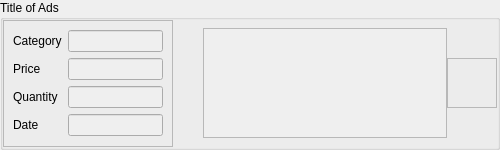
<?xml version="1.0" encoding="UTF-8"?>
<ui version="4.0">
 <class>Ads</class>
 <widget class="QWidget" name="Ads">
  <property name="geometry">
   <rect>
    <x>0</x>
    <y>0</y>
    <width>500</width>
    <height>150</height>
   </rect>
  </property>
  <property name="minimumSize">
   <size>
    <width>100</width>
    <height>150</height>
   </size>
  </property>
  <property name="maximumSize">
   <size>
    <width>16777215</width>
    <height>150</height>
   </size>
  </property>
  <property name="windowTitle">
   <string>Form</string>
  </property>
  <property name="styleSheet">
   <string notr="true"/>
  </property>
  <layout class="QHBoxLayout" name="horizontalLayout">
   <property name="spacing">
    <number>0</number>
   </property>
   <property name="leftMargin">
    <number>0</number>
   </property>
   <property name="topMargin">
    <number>0</number>
   </property>
   <property name="rightMargin">
    <number>0</number>
   </property>
   <property name="bottomMargin">
    <number>0</number>
   </property>
   <item>
    <widget class="QGroupBox" name="Box_Ads">
     <property name="minimumSize">
      <size>
       <width>0</width>
       <height>150</height>
      </size>
     </property>
     <property name="maximumSize">
      <size>
       <width>16777215</width>
       <height>150</height>
      </size>
     </property>
     <property name="title">
      <string>Title of Ads</string>
     </property>
     <layout class="QHBoxLayout" name="horizontalLayout_2">
      <property name="spacing">
       <number>0</number>
      </property>
      <property name="leftMargin">
       <number>0</number>
      </property>
      <property name="topMargin">
       <number>0</number>
      </property>
      <property name="rightMargin">
       <number>0</number>
      </property>
      <property name="bottomMargin">
       <number>0</number>
      </property>
      <item>
       <widget class="QFrame" name="frame_2">
        <property name="frameShape">
         <enum>QFrame::StyledPanel</enum>
        </property>
        <property name="frameShadow">
         <enum>QFrame::Raised</enum>
        </property>
        <layout class="QGridLayout" name="gridLayout">
         <item row="1" column="1">
          <widget class="QLineEdit" name="line_price">
           <property name="enabled">
            <bool>false</bool>
           </property>
           <property name="maximumSize">
            <size>
             <width>150</width>
             <height>22</height>
            </size>
           </property>
          </widget>
         </item>
         <item row="5" column="1">
          <widget class="QLineEdit" name="line_date">
           <property name="enabled">
            <bool>false</bool>
           </property>
           <property name="maximumSize">
            <size>
             <width>225</width>
             <height>16777215</height>
            </size>
           </property>
          </widget>
         </item>
         <item row="4" column="1">
          <widget class="QLineEdit" name="line_quantity">
           <property name="enabled">
            <bool>false</bool>
           </property>
           <property name="maximumSize">
            <size>
             <width>100</width>
             <height>22</height>
            </size>
           </property>
          </widget>
         </item>
         <item row="1" column="0">
          <widget class="QLabel" name="label_price">
           <property name="text">
            <string>Price</string>
           </property>
          </widget>
         </item>
         <item row="5" column="0">
          <widget class="QLabel" name="label_date">
           <property name="text">
            <string>Date</string>
           </property>
          </widget>
         </item>
         <item row="4" column="0">
          <widget class="QLabel" name="label_quantity">
           <property name="text">
            <string>Quantity</string>
           </property>
          </widget>
         </item>
         <item row="0" column="0">
          <widget class="QLabel" name="label_category">
           <property name="text">
            <string>Category</string>
           </property>
          </widget>
         </item>
         <item row="0" column="1">
          <widget class="QLineEdit" name="line_category">
           <property name="enabled">
            <bool>false</bool>
           </property>
           <property name="maximumSize">
            <size>
             <width>250</width>
             <height>22</height>
            </size>
           </property>
          </widget>
         </item>
        </layout>
       </widget>
      </item>
      <item>
       <spacer name="horizontalSpacer">
        <property name="orientation">
         <enum>Qt::Horizontal</enum>
        </property>
        <property name="sizeType">
         <enum>QSizePolicy::Fixed</enum>
        </property>
        <property name="sizeHint" stdset="0">
         <size>
          <width>30</width>
          <height>20</height>
         </size>
        </property>
       </spacer>
      </item>
      <item>
       <widget class="QTextEdit" name="text_description">
        <property name="enabled">
         <bool>false</bool>
        </property>
        <property name="minimumSize">
         <size>
          <width>0</width>
          <height>110</height>
         </size>
        </property>
        <property name="maximumSize">
         <size>
          <width>16777215</width>
          <height>110</height>
         </size>
        </property>
       </widget>
      </item>
      <item>
       <widget class="QFrame" name="frame">
        <property name="sizePolicy">
         <sizepolicy hsizetype="Fixed" vsizetype="Fixed">
          <horstretch>0</horstretch>
          <verstretch>0</verstretch>
         </sizepolicy>
        </property>
        <property name="minimumSize">
         <size>
          <width>50</width>
          <height>50</height>
         </size>
        </property>
        <property name="frameShape">
         <enum>QFrame::StyledPanel</enum>
        </property>
        <property name="frameShadow">
         <enum>QFrame::Raised</enum>
        </property>
        <widget class="QPushButton" name="Button_delete">
         <property name="geometry">
          <rect>
           <x>0</x>
           <y>0</y>
           <width>50</width>
           <height>50</height>
          </rect>
         </property>
         <property name="maximumSize">
          <size>
           <width>50</width>
           <height>50</height>
          </size>
         </property>
         <property name="styleSheet">
          <string notr="true"/>
         </property>
         <property name="text">
          <string/>
         </property>
         <property name="icon">
          <iconset theme="x">
           <normaloff>.</normaloff>.</iconset>
         </property>
         <property name="iconSize">
          <size>
           <width>22</width>
           <height>22</height>
          </size>
         </property>
         <property name="flat">
          <bool>true</bool>
         </property>
        </widget>
       </widget>
      </item>
     </layout>
    </widget>
   </item>
  </layout>
 </widget>
 <resources/>
 <connections/>
</ui>
